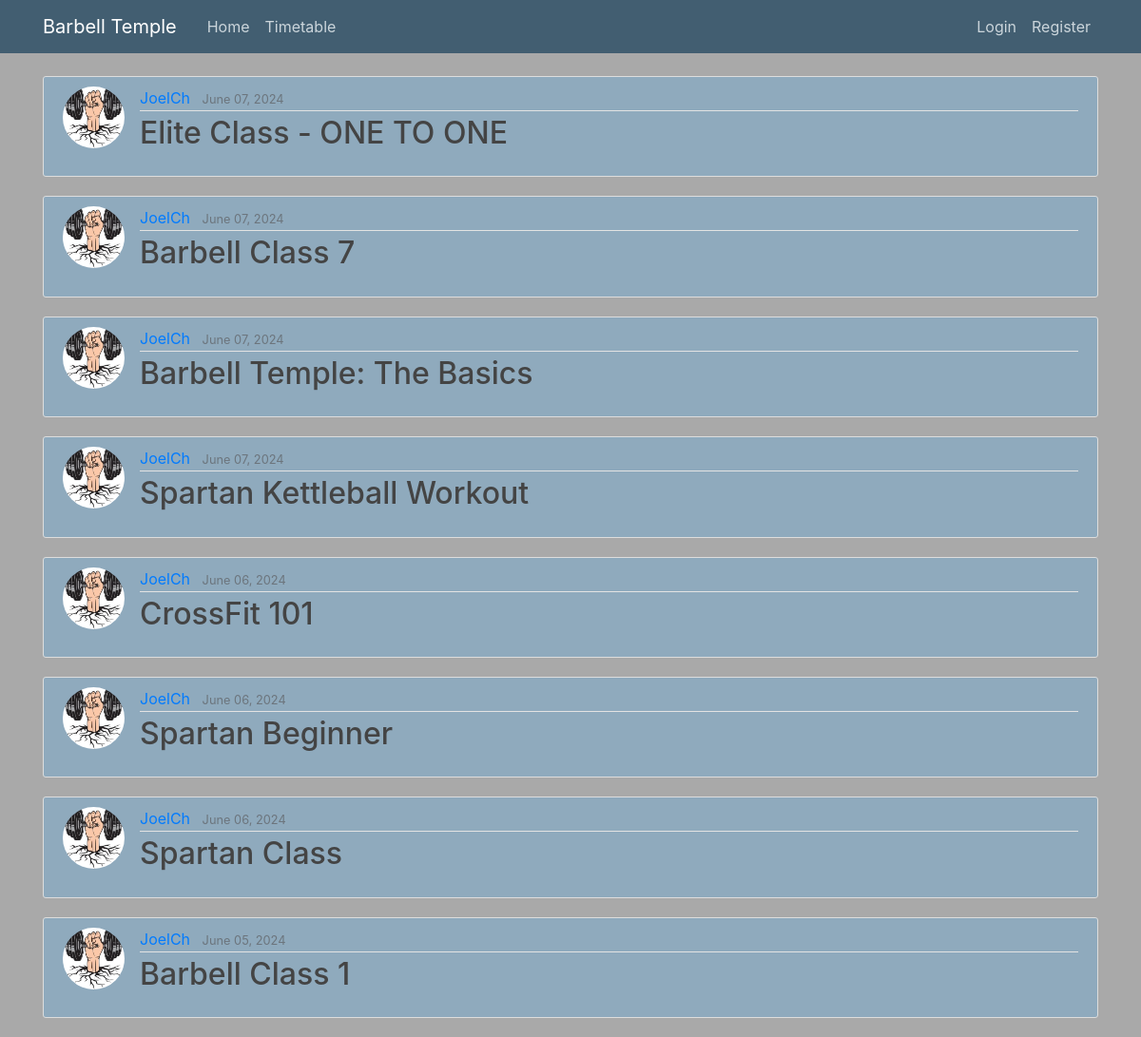
The app's page /, older data.
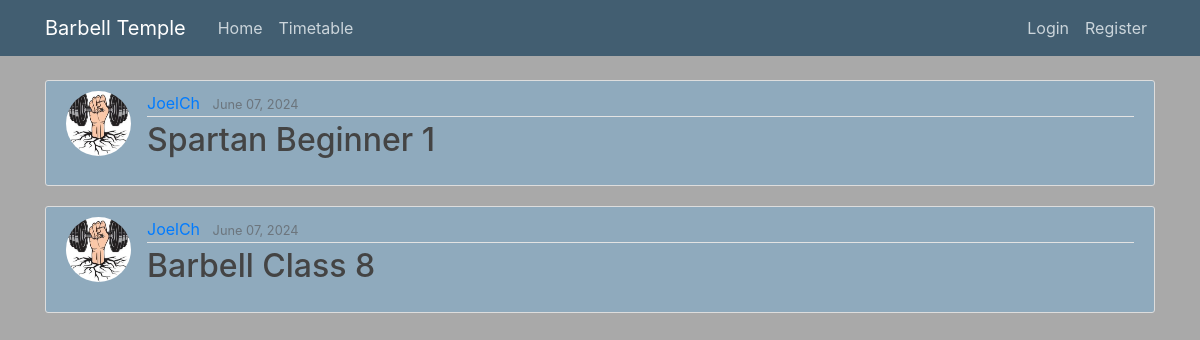
The same page, newer data.
### barbell_classes/models.py (models this page shows, shortened)
class BarbellClass(models.Model):
    title = models.CharField(max_length=100, help_text="Enter the title of the barbell class (e.g., 'Beginner Strength Training')")
    image = CloudinaryField('image', default='placeholder')
    date_posted = models.DateTimeField(default=timezone.now)
    author = models.ForeignKey(User, on_delete=models.CASCADE)
    class_datetime = models.DateTimeField(default=timezone.now, help_text="Enter the date and time of the class (yyyy/mm/dd hours:minutes)")
    duration = models.TextField(default='', help_text="Enter the duration of the class (e.g., '1 hour')")
    difficulty = models.TextField(default='', help_text="Enter the difficulty level of the class (e.g., 'Beginner', 'Intermediate', 'Advanced')")
    description = models.TextField(help_text="Provide a detailed description of the class")
    available_spots = models.IntegerField(default=0, help_text="Number of available spots")

### users/models.py (models this page shows, shortened)
class Profile(models.Model):
    user = models.OneToOneField(User, on_delete=models.CASCADE)  # One-to-one relationship with User model
    image = models.ImageField(default='default.jpg', upload_to='profile_pictures')  # Image field for profile picture

### barbell_classes/views.py (the view)
# urls.py: path('', BarbellClassListView.as_view(), name='barbell_classes-home'),
class BarbellClassListView(ListView):
    model = BarbellClass
    template_name = 'barbell_classes/home.html'
    context_object_name = 'barbellclass_updates'
    ordering = ['-date_posted']

### barbell_classes/templates/barbell_classes/home.html (shortened to what this page needs)
{% extends "barbell_classes/base.html" %}
{% block content %}
    {% for barbellclass_update in barbellclass_updates %}
        <article class="media content-section">
            <img class="rounded-circle article-img" src="{{ barbellclass_update.author.profile.image.url }}">
            <div class="media-body">
                <div class="article-metadata">
                    <a class="mr-2" href="#">{{ barbellclass_update.author }}</a>
                    <small class="text-muted">{{ barbellclass_update.date_posted|date:"F d, Y" }}</small>
                </div>
                <h2><a class="article-title" href="{% url 'barbellclass-detail' barbellclass_update.id %}">{{ barbellclass_update.title }}</a></h2>
            </div>
        </article>
    {% endfor %}
{% endblock content %}

Row changes from the older to the newer data that the page shows:
removed BarbellClass: author.profile.image (picture), author "JoelCh", date_posted "June 07, 2024", title "Elite Class - ONE TO ONE"
removed BarbellClass: author.profile.image (picture), author "JoelCh", date_posted "June 07, 2024", title "Barbell Class 7"
removed BarbellClass: author.profile.image (picture), author "JoelCh", date_posted "June 07, 2024", title "Barbell Temple: The Basics"
removed BarbellClass: author.profile.image (picture), author "JoelCh", date_posted "June 07, 2024", title "Spartan Kettleball Workout"
removed BarbellClass: author.profile.image (picture), author "JoelCh", date_posted "June 06, 2024", title "CrossFit 101"
removed BarbellClass: author.profile.image (picture), author "JoelCh", date_posted "June 06, 2024", title "Spartan Beginner"
removed BarbellClass: author.profile.image (picture), author "JoelCh", date_posted "June 06, 2024", title "Spartan Class"
removed BarbellClass: author.profile.image (picture), author "JoelCh", date_posted "June 05, 2024", title "Barbell Class 1"
added BarbellClass: author.profile.image (picture), author "JoelCh", date_posted "June 07, 2024", title "Spartan Beginner 1"
added BarbellClass: author.profile.image (picture), author "JoelCh", date_posted "June 07, 2024", title "Barbell Class 8"
